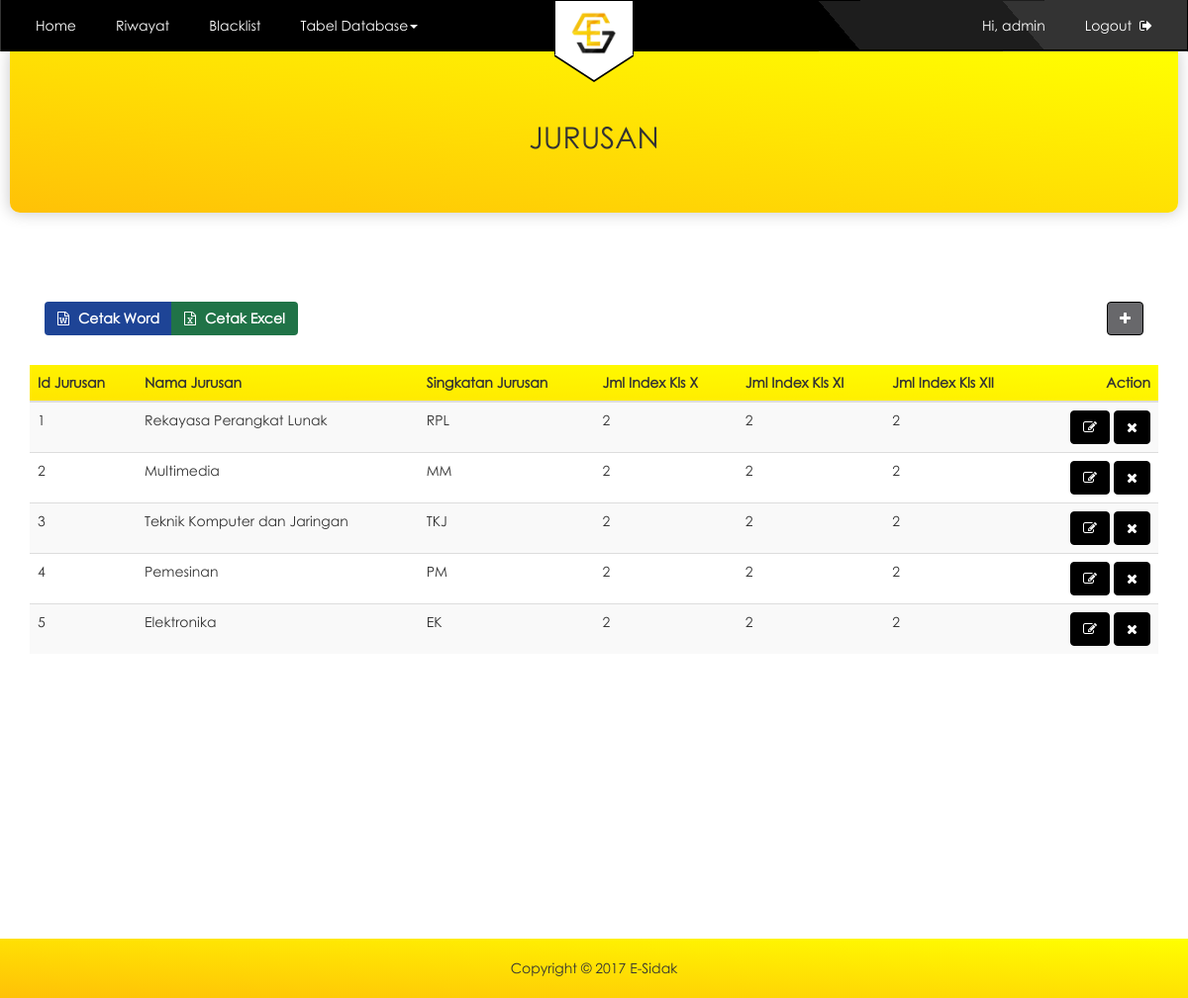
The app's page /admin/jurusan_admin.php (signed in) with its own data.
### tables this page shows
CREATE TABLE `user` (
  `id_user` int(12) NOT NULL,
  `nama` varchar(30) NOT NULL,
  `username` varchar(18) NOT NULL,
  `pass` varchar(225) NOT NULL,
  `level` varchar(7) NOT NULL
);

CREATE TABLE `jurusan` (
  `id_jurusan` int(11) NOT NULL,
  `nama_jurusan` varchar(100) NOT NULL,
  `singkatan` varchar(100) NOT NULL,
  `indeks_x` int(5) NOT NULL,
  `indeks_xi` int(5) NOT NULL,
  `indeks_xii` int(5) NOT NULL
);

### admin/jurusan_admin.php (the view, shortened to what this page needs)
<!DOCTYPE html>
<?php
include "../config/koneksi.php";
if(@$_SESSION['admin'] || @$_SESSION['guru']|| @$_SESSION['osis']) {
?>
<?php
if(@$_SESSION['admin']) {
  $userlogin = @$_SESSION['admin'];
 } else if(@$_SESSION['guru']) {
  $userlogin = @$_SESSION['guru'];
 }else{
  $userlogin = @$_SESSION['osis'];
 }
 $sql = mysqli_query($con,"select * from user where username = '$userlogin'") or die (mysql_error());
 $data = mysqli_fetch_array($sql);
?>
<html>
    <head>
        <link rel="stylesheet" type="text/css" href="../css/bootstrap.min.css">
        <link rel="stylesheet" type="text/css" href="https://cdnjs.cloudflare.com/ajax/libs/font-awesome/4.7.0/css/font-awesome.min.css">
        <link rel="stylesheet" type="text/css" href="../css/style.css">
        <link rel="stylesheet" type="text/css" href="../css/admin.css">
    </head>
    <body>
<nav class="navbar navbar-default navbar-custom">
      <div class="navbar-header">
        <a class="navbar-brand" href="admin_home.php"><img src="../img/esidak2.png" alt=""></a>
      </div>
      <div class="navbar-collapse collapse">
        <ul class="nav navbar-nav navbar-left">
          <li><a href="admin_home.php">Home</a></li>
          <li><a href="riwayat_admin.php">Riwayat</a></li>
          <li><a href="blacklist_admin.php">Blacklist</a></li>
          <li class="dropdown">
            <a href="#" class="dropdown-toggle" data-toggle="dropdown" role="button" aria-haspopup="true" aria-expanded="false">Tabel Database<span class="caret"></span></a>
          </li>
        </ul>
        <ul class="nav navbar-nav navbar-right">
          <li><a href="#u">Hi, <?php echo $data['username']; ?></a></li>
          <li><a href="../config/logout.php">Logout &nbsp;<i class="fa fa-sign-out"></i></a></li>
        </ul>
      </div>
    </nav>
    <div class="container-fluid">
        <div class="jumbotron-list">
          <h2 class="text-center">JURUSAN</h2>
      </div>
    </div>
        <div class="container container-button-cetak">
          <div class="col-md-12">
            <div class="btn-group">
            <button type="button" name="button" class="btn btn-cw">
              <a href="../config/word_kelas.php"><i class="fa fa-file-word-o"></i>&nbsp;Cetak Word</a>
            </button>
            <button type="button" name="button" class="btn btn-ce">
            <a href="../config/excel_kelas.php"><i class="fa fa-file-excel-o"></i>&nbsp;Cetak Excel</a>
          </button>
          </div>
          <a href="form_kelas.php">
              <button class="btn btn-warning btn-tambah" type="button">
                  <i class="fa fa-plus" aria-hidden="true"></i>
              </button>
           </a>
          </div>
        </div>
        <div class="wrapper">
        <div class="container">
            <table class="table table-striped database">
              <thead>
                <tr>
                  <th>Id Jurusan</th><th>Nama Jurusan</th><th>Singkatan Jurusan</th><th>Jml Index Kls X</th><th>Jml Index Kls XI</th><th>Jml Index Kls XII</th><th>Action</th>
                </tr>
              </thead>
            <tbody>
              <?php
            include "../config/koneksi.php";
            $sqll = mysqli_query($con,"select * from jurusan") or die (mysqli_error());
            while($tampil = mysqli_fetch_array($sqll)){
              ?>
              <tr>
                <td><?php echo $tampil['id_jurusan']; ?></td>
                <td><?php echo $tampil['nama_jurusan']; ?></td>
                <td><?php echo $tampil['singkatan']; ?></td>
                <td><?php echo $tampil['indeks_x']; ?></td>
                <td><?php echo $tampil['indeks_xi']; ?></td>
                <td><?php echo $tampil['indeks_xii']; ?></td>
                <td>
                    <a href="update_jurusan.php?id=<?php echo $tampil['id_jurusan'];?>">
                        <button class="btn btn-warning" type="button">
                            <i class="fa fa-edit" aria-hidden="true"></i>
                        </button>
                     </a>
                    <a href="../config/delete_jurusan.php?id=<?php echo $tampil['id_jurusan'];?>">
                        <button class="btn btn-warning" type="button">
                            <i class="fa fa-remove" aria-hidden="true"></i>
                        </button>
                    </a>
                </td>
              </tr>
                <?php
                  }
                ?>
            </tbody>
          </table>
        </div>
        </div>
<footer>
      <p>Copyright &copy; 2017 E-Sidak</p>
    </footer>
</body>
</html>
<?php
}
?>

### css/style.css (style rules this page uses)
html,body { font-family: century_gothic; }
.container-fluid { margin: 0; padding: 0 }
.navbar-custom { background: linear-gradient(50deg , #000 70%,#1d1d1d 0, #1d1d1d 85%, #333333 20%); border-radius: 0; border-color: transparent; margin-bottom: 0; }
.navbar-custom .navbar-nav li a, .navbar-custom-user .navbar-nav li a, .navbar-custom-user .navbar-nav li span { color: #fff; border-radius: 4px; display: block; margin: 10px 5px; padding: 5px 15px; }
.navbar-brand img { border: 1px solid black; background: #fff; margin: 0 auto; width: 80px; padding: 10px 15px 0px; border-top: 0; }
.navbar-brand { padding: 0; width: 100%; position: absolute; border-bottom: 1px solid #000; }
.navbar-default .navbar-collapse { border: 0; }
.navbar-brand::after { content:''; position:relative; top: -1.4px; border-style:solid; border-width: 26px 40px 0; border-color: #fff transparent; width:0; display:block; margin:0 auto; }
.navbar-brand::before { content:''; position:absolute; left:50%; top: 141%; border-style:solid; border-width: 26px 40px 0; border-color: #000 transparent; width:0; transform:translate(-50%, -50%); }
.navbar-right { margin-right: 0px; }
.btn-warning { background: #000; border-color: #000; }
.jumbotron-list { background: linear-gradient(to top right, #FFC107,yellow); margin-bottom: 50px; padding: 50px 15px; margin: 0 10px 30px; border-radius: 0 0 10px 10px; box-shadow: 0px 0px 15px 1px #ccc; }
thead { background: linear-gradient(to top right, #ffe500,yellow); }
thead tr th:last-child { text-align: right; }
button.btn-tambah { float: right; margin-bottom: 10px; }
.wrapper { min-height: 500px; }
footer { background: linear-gradient(to top right, #FFC107,yellow); padding: 20px; margin-top: 80px; text-align: center; }
footer p { margin: 0; }

### css/admin.css (style rules this page uses)
.container-button-cetak { margin: 0 auto 20px; }
.btn-group .btn { color: #fff; font-weight: bold; }
.btn-group a { text-decoration: none; color: #fff; }
.btn-group .btn i { padding-right: 5px; }
.btn-cw { background: #1e4496; }
.btn-ce { background: #207347; }
.container-button-cetak .btn-tambah { float: right; background: #68686b; }
.table-striped.database tbody td:last-child { text-align: right; }

### records on screen
user: username "admin"
jurusan: id_jurusan "1", nama_jurusan "Rekayasa Perangkat Lunak", singkatan "RPL", indeks_x "2", indeks_xi "2", indeks_xii "2"
jurusan: id_jurusan "2", nama_jurusan "Multimedia", singkatan "MM", indeks_x "2", indeks_xi "2", indeks_xii "2"
jurusan: id_jurusan "3", nama_jurusan "Teknik Komputer dan Jaringan", singkatan "TKJ", indeks_x "2", indeks_xi "2", indeks_xii "2"
jurusan: id_jurusan "4", nama_jurusan "Pemesinan", singkatan "PM", indeks_x "2", indeks_xi "2", indeks_xii "2"
jurusan: id_jurusan "5", nama_jurusan "Elektronika", singkatan "EK", indeks_x "2", indeks_xi "2", indeks_xii "2"
